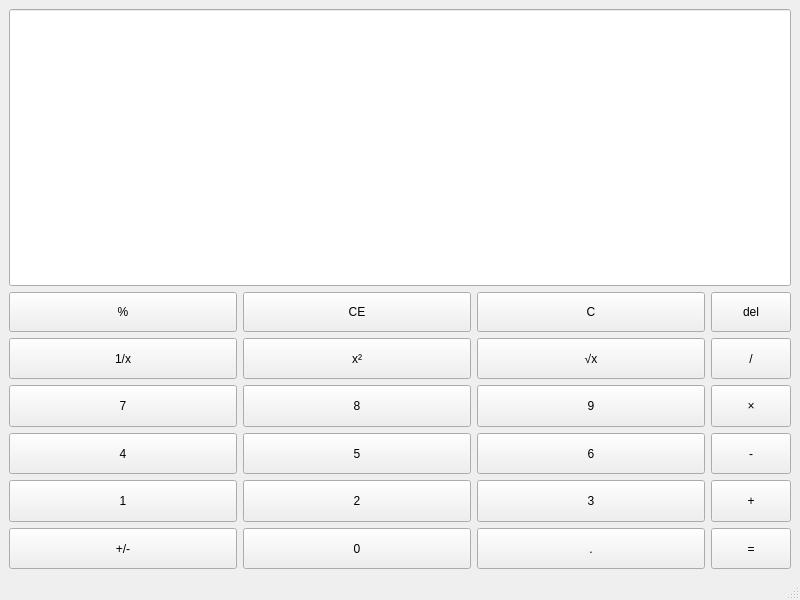
<?xml version="1.0" encoding="UTF-8"?>
<ui version="4.0">
 <class>MainWindow</class>
 <widget class="QMainWindow" name="MainWindow">
  <property name="geometry">
   <rect>
    <x>0</x>
    <y>0</y>
    <width>800</width>
    <height>600</height>
   </rect>
  </property>
  <property name="windowTitle">
   <string>Calculator</string>
  </property>
  <widget class="QWidget" name="centralwidget">
   <layout class="QVBoxLayout" name="verticalLayout">
    <item>
     <widget class="QLineEdit" name="display">
      <property name="sizePolicy">
       <sizepolicy hsizetype="Minimum" vsizetype="Minimum">
        <horstretch>0</horstretch>
        <verstretch>0</verstretch>
       </sizepolicy>
      </property>
     </widget>
    </item>
    <item>
     <layout class="QGridLayout" name="buttonLayout">
      <item row="0" column="0">
       <widget class="QPushButton" name="percentButton">
        <property name="sizePolicy">
         <sizepolicy hsizetype="Minimum" vsizetype="Minimum">
          <horstretch>0</horstretch>
          <verstretch>0</verstretch>
         </sizepolicy>
        </property>
        <property name="text">
         <string>%</string>
        </property>
       </widget>
      </item>
      <item row="0" column="1">
       <widget class="QPushButton" name="clearEntryButton">
        <property name="sizePolicy">
         <sizepolicy hsizetype="Minimum" vsizetype="Minimum">
          <horstretch>0</horstretch>
          <verstretch>0</verstretch>
         </sizepolicy>
        </property>
        <property name="text">
         <string>CE</string>
        </property>
       </widget>
      </item>
      <item row="0" column="2">
       <widget class="QPushButton" name="clearAllButton">
        <property name="sizePolicy">
         <sizepolicy hsizetype="Minimum" vsizetype="Minimum">
          <horstretch>0</horstretch>
          <verstretch>0</verstretch>
         </sizepolicy>
        </property>
        <property name="text">
         <string>C</string>
        </property>
       </widget>
      </item>
      <item row="0" column="3">
       <widget class="QPushButton" name="delButton">
        <property name="sizePolicy">
         <sizepolicy hsizetype="Minimum" vsizetype="Minimum">
          <horstretch>0</horstretch>
          <verstretch>0</verstretch>
         </sizepolicy>
        </property>
        <property name="minimumSize">
         <size>
          <width>50</width>
          <height>30</height>
         </size>
        </property>
        <property name="maximumSize">
         <size>
          <width>80</width>
          <height>40</height>
         </size>
        </property>
        <property name="text">
         <string>del</string>
        </property>
       </widget>
      </item>
      <item row="1" column="0">
       <widget class="QPushButton" name="inverseButton">
        <property name="sizePolicy">
         <sizepolicy hsizetype="Minimum" vsizetype="Minimum">
          <horstretch>0</horstretch>
          <verstretch>0</verstretch>
         </sizepolicy>
        </property>
        <property name="text">
         <string>1/x</string>
        </property>
       </widget>
      </item>
      <item row="1" column="1">
       <widget class="QPushButton" name="squareButton">
        <property name="sizePolicy">
         <sizepolicy hsizetype="Minimum" vsizetype="Minimum">
          <horstretch>0</horstretch>
          <verstretch>0</verstretch>
         </sizepolicy>
        </property>
        <property name="text">
         <string>x²</string>
        </property>
       </widget>
      </item>
      <item row="1" column="2">
       <widget class="QPushButton" name="sqrtButton">
        <property name="sizePolicy">
         <sizepolicy hsizetype="Minimum" vsizetype="Minimum">
          <horstretch>0</horstretch>
          <verstretch>0</verstretch>
         </sizepolicy>
        </property>
        <property name="text">
         <string>√x</string>
        </property>
       </widget>
      </item>
      <item row="1" column="3">
       <widget class="QPushButton" name="divideButton">
        <property name="sizePolicy">
         <sizepolicy hsizetype="Minimum" vsizetype="Minimum">
          <horstretch>0</horstretch>
          <verstretch>0</verstretch>
         </sizepolicy>
        </property>
        <property name="text">
         <string>/</string>
        </property>
       </widget>
      </item>
      <item row="2" column="0">
       <widget class="QPushButton" name="sevenButton">
        <property name="sizePolicy">
         <sizepolicy hsizetype="Minimum" vsizetype="Minimum">
          <horstretch>0</horstretch>
          <verstretch>0</verstretch>
         </sizepolicy>
        </property>
        <property name="text">
         <string>7</string>
        </property>
       </widget>
      </item>
      <item row="2" column="1">
       <widget class="QPushButton" name="eightButton">
        <property name="sizePolicy">
         <sizepolicy hsizetype="Minimum" vsizetype="Minimum">
          <horstretch>0</horstretch>
          <verstretch>0</verstretch>
         </sizepolicy>
        </property>
        <property name="text">
         <string>8</string>
        </property>
       </widget>
      </item>
      <item row="2" column="2">
       <widget class="QPushButton" name="nineButton">
        <property name="sizePolicy">
         <sizepolicy hsizetype="Minimum" vsizetype="Minimum">
          <horstretch>0</horstretch>
          <verstretch>0</verstretch>
         </sizepolicy>
        </property>
        <property name="text">
         <string>9</string>
        </property>
       </widget>
      </item>
      <item row="2" column="3">
       <widget class="QPushButton" name="multiplyButton">
        <property name="sizePolicy">
         <sizepolicy hsizetype="Minimum" vsizetype="Minimum">
          <horstretch>0</horstretch>
          <verstretch>0</verstretch>
         </sizepolicy>
        </property>
        <property name="text">
         <string>×</string>
        </property>
       </widget>
      </item>
      <item row="3" column="0">
       <widget class="QPushButton" name="fourButton">
        <property name="sizePolicy">
         <sizepolicy hsizetype="Minimum" vsizetype="Minimum">
          <horstretch>0</horstretch>
          <verstretch>0</verstretch>
         </sizepolicy>
        </property>
        <property name="text">
         <string>4</string>
        </property>
       </widget>
      </item>
      <item row="3" column="1">
       <widget class="QPushButton" name="fiveButton">
        <property name="sizePolicy">
         <sizepolicy hsizetype="Minimum" vsizetype="Minimum">
          <horstretch>0</horstretch>
          <verstretch>0</verstretch>
         </sizepolicy>
        </property>
        <property name="maximumSize">
         <size>
          <width>400</width>
          <height>800</height>
         </size>
        </property>
        <property name="text">
         <string>5</string>
        </property>
       </widget>
      </item>
      <item row="3" column="2">
       <widget class="QPushButton" name="sixButton">
        <property name="sizePolicy">
         <sizepolicy hsizetype="Minimum" vsizetype="Minimum">
          <horstretch>0</horstretch>
          <verstretch>0</verstretch>
         </sizepolicy>
        </property>
        <property name="text">
         <string>6</string>
        </property>
       </widget>
      </item>
      <item row="3" column="3">
       <widget class="QPushButton" name="minusButton">
        <property name="sizePolicy">
         <sizepolicy hsizetype="Minimum" vsizetype="Minimum">
          <horstretch>0</horstretch>
          <verstretch>0</verstretch>
         </sizepolicy>
        </property>
        <property name="text">
         <string>-</string>
        </property>
       </widget>
      </item>
      <item row="4" column="0">
       <widget class="QPushButton" name="oneButton">
        <property name="sizePolicy">
         <sizepolicy hsizetype="Minimum" vsizetype="Minimum">
          <horstretch>0</horstretch>
          <verstretch>0</verstretch>
         </sizepolicy>
        </property>
        <property name="text">
         <string>1</string>
        </property>
       </widget>
      </item>
      <item row="4" column="1">
       <widget class="QPushButton" name="twoButton">
        <property name="sizePolicy">
         <sizepolicy hsizetype="Minimum" vsizetype="Minimum">
          <horstretch>0</horstretch>
          <verstretch>0</verstretch>
         </sizepolicy>
        </property>
        <property name="text">
         <string>2</string>
        </property>
       </widget>
      </item>
      <item row="4" column="2">
       <widget class="QPushButton" name="threeButton">
        <property name="sizePolicy">
         <sizepolicy hsizetype="Minimum" vsizetype="Minimum">
          <horstretch>0</horstretch>
          <verstretch>0</verstretch>
         </sizepolicy>
        </property>
        <property name="text">
         <string>3</string>
        </property>
       </widget>
      </item>
      <item row="4" column="3">
       <widget class="QPushButton" name="plusButton">
        <property name="sizePolicy">
         <sizepolicy hsizetype="Minimum" vsizetype="Minimum">
          <horstretch>0</horstretch>
          <verstretch>0</verstretch>
         </sizepolicy>
        </property>
        <property name="text">
         <string>+</string>
        </property>
       </widget>
      </item>
      <item row="5" column="0">
       <widget class="QPushButton" name="signChangeButton">
        <property name="sizePolicy">
         <sizepolicy hsizetype="Minimum" vsizetype="Minimum">
          <horstretch>0</horstretch>
          <verstretch>0</verstretch>
         </sizepolicy>
        </property>
        <property name="text">
         <string>+/-</string>
        </property>
       </widget>
      </item>
      <item row="5" column="1">
       <widget class="QPushButton" name="zeroButton">
        <property name="sizePolicy">
         <sizepolicy hsizetype="Minimum" vsizetype="Minimum">
          <horstretch>0</horstretch>
          <verstretch>0</verstretch>
         </sizepolicy>
        </property>
        <property name="text">
         <string>0</string>
        </property>
       </widget>
      </item>
      <item row="5" column="2">
       <widget class="QPushButton" name="decimalButton">
        <property name="sizePolicy">
         <sizepolicy hsizetype="Minimum" vsizetype="Minimum">
          <horstretch>0</horstretch>
          <verstretch>0</verstretch>
         </sizepolicy>
        </property>
        <property name="text">
         <string>.</string>
        </property>
       </widget>
      </item>
      <item row="5" column="3">
       <widget class="QPushButton" name="equalButton">
        <property name="sizePolicy">
         <sizepolicy hsizetype="Minimum" vsizetype="Minimum">
          <horstretch>0</horstretch>
          <verstretch>0</verstretch>
         </sizepolicy>
        </property>
        <property name="text">
         <string>=</string>
        </property>
       </widget>
      </item>
     </layout>
    </item>
   </layout>
  </widget>
  <widget class="QMenuBar" name="menubar">
   <property name="geometry">
    <rect>
     <x>0</x>
     <y>0</y>
     <width>800</width>
     <height>17</height>
    </rect>
   </property>
  </widget>
  <widget class="QStatusBar" name="statusbar"/>
 </widget>
 <resources/>
 <connections/>
</ui>
